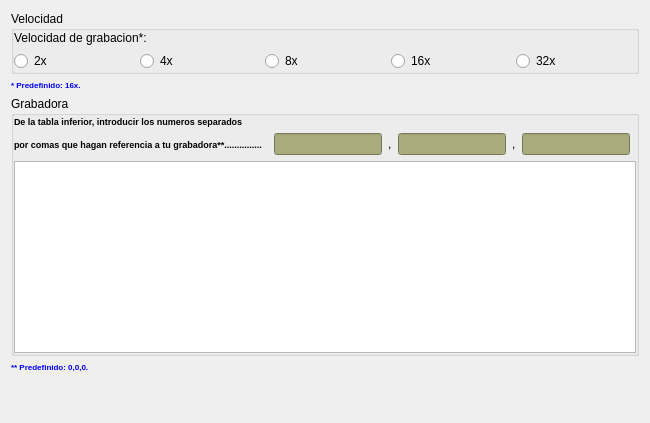
     <widget class="QWidget" name="tab_3">
      <attribute name="icon">
       <iconset resource="recoverdrake.qrc">
        <normaloff>:/Imagenes/dvdvideo.png</normaloff>:/Imagenes/dvdvideo.png</iconset>
      </attribute>
      <attribute name="title">
       <string>Grabacion</string>
      </attribute>
      <layout class="QGridLayout" name="gridLayout_26">
       <item row="0" column="0">
        <layout class="QFormLayout" name="formLayout_4">
         <item row="1" column="0">
          <widget class="QLabel" name="label_9">
           <property name="palette">
            <palette>
             <active>
              <colorrole role="Button">
               <brush brushstyle="SolidPattern">
                <color alpha="255">
                 <red>170</red>
                 <green>170</green>
                 <blue>127</blue>
                </color>
               </brush>
              </colorrole>
              <colorrole role="Text">
               <brush brushstyle="SolidPattern">
                <color alpha="255">
                 <red>0</red>
                 <green>0</green>
                 <blue>255</blue>
                </color>
               </brush>
              </colorrole>
              <colorrole role="Base">
               <brush brushstyle="SolidPattern">
                <color alpha="255">
                 <red>170</red>
                 <green>170</green>
                 <blue>127</blue>
                </color>
               </brush>
              </colorrole>
              <colorrole role="Window">
               <brush brushstyle="SolidPattern">
                <color alpha="255">
                 <red>170</red>
                 <green>170</green>
                 <blue>127</blue>
                </color>
               </brush>
              </colorrole>
             </active>
             <inactive>
              <colorrole role="Button">
               <brush brushstyle="SolidPattern">
                <color alpha="255">
                 <red>170</red>
                 <green>170</green>
                 <blue>127</blue>
                </color>
               </brush>
              </colorrole>
              <colorrole role="Text">
               <brush brushstyle="SolidPattern">
                <color alpha="255">
                 <red>0</red>
                 <green>0</green>
                 <blue>255</blue>
                </color>
               </brush>
              </colorrole>
              <colorrole role="Base">
               <brush brushstyle="SolidPattern">
                <color alpha="255">
                 <red>170</red>
                 <green>170</green>
                 <blue>127</blue>
                </color>
               </brush>
              </colorrole>
              <colorrole role="Window">
               <brush brushstyle="SolidPattern">
                <color alpha="255">
                 <red>170</red>
                 <green>170</green>
                 <blue>127</blue>
                </color>
               </brush>
              </colorrole>
             </inactive>
             <disabled>
              <colorrole role="Button">
               <brush brushstyle="SolidPattern">
                <color alpha="255">
                 <red>170</red>
                 <green>170</green>
                 <blue>127</blue>
                </color>
               </brush>
              </colorrole>
              <colorrole role="Text">
               <brush brushstyle="SolidPattern">
                <color alpha="255">
                 <red>120</red>
                 <green>122</green>
                 <blue>124</blue>
                </color>
               </brush>
              </colorrole>
              <colorrole role="Base">
               <brush brushstyle="SolidPattern">
                <color alpha="255">
                 <red>170</red>
                 <green>170</green>
                 <blue>127</blue>
                </color>
               </brush>
              </colorrole>
              <colorrole role="Window">
               <brush brushstyle="SolidPattern">
                <color alpha="255">
                 <red>170</red>
                 <green>170</green>
                 <blue>127</blue>
                </color>
               </brush>
              </colorrole>
             </disabled>
            </palette>
           </property>
           <property name="font">
            <font>
             <pointsize>6</pointsize>
             <weight>75</weight>
             <bold>true</bold>
            </font>
           </property>
           <property name="text">
            <string>&lt;!DOCTYPE HTML PUBLIC &quot;-//W3C//DTD HTML 4.0//EN&quot; &quot;http://www.w3.org/TR/REC-html40/strict.dtd&quot;&gt;
&lt;html&gt;&lt;head&gt;&lt;meta name=&quot;qrichtext&quot; content=&quot;1&quot; /&gt;&lt;style type=&quot;text/css&quot;&gt;
p, li { white-space: pre-wrap; }
&lt;/style&gt;&lt;/head&gt;&lt;body style=&quot; font-family:'Sans Serif'; font-size:6pt; font-weight:600; font-style:normal;&quot;&gt;
&lt;p style=&quot; margin-top:0px; margin-bottom:0px; margin-left:0px; margin-right:0px; -qt-block-indent:0; text-indent:0px;&quot;&gt;&lt;span style=&quot; color:#0000ff;&quot;&gt;* Predefinido: 16x.&lt;/span&gt;&lt;/p&gt;&lt;/body&gt;&lt;/html&gt;</string>
           </property>
          </widget>
         </item>
         <item row="0" column="0" colspan="2">
          <widget class="QGroupBox" name="groupBox_6">
           <property name="title">
            <string>Velocidad</string>
           </property>
           <layout class="QGridLayout" name="gridLayout_27">
            <property name="leftMargin">
             <number>0</number>
            </property>
            <property name="topMargin">
             <number>0</number>
            </property>
            <property name="rightMargin">
             <number>0</number>
            </property>
            <property name="bottomMargin">
             <number>0</number>
            </property>
            <item row="0" column="0" colspan="2">
             <widget class="QLabel" name="label_7">
              <property name="text">
               <string>Velocidad de grabacion*:</string>
              </property>
             </widget>
            </item>
            <item row="1" column="0">
             <widget class="QRadioButton" name="radioButton_36">
              <property name="text">
               <string>2x</string>
              </property>
             </widget>
            </item>
            <item row="1" column="1">
             <widget class="QRadioButton" name="radioButton_37">
              <property name="text">
               <string>4x</string>
              </property>
             </widget>
            </item>
            <item row="1" column="2">
             <widget class="QRadioButton" name="radioButton_38">
              <property name="text">
               <string>8x</string>
              </property>
             </widget>
            </item>
            <item row="1" column="3">
             <widget class="QRadioButton" name="radioButton_39">
              <property name="text">
               <string>16x</string>
              </property>
             </widget>
            </item>
            <item row="1" column="4">
             <widget class="QRadioButton" name="radioButton_40">
              <property name="text">
               <string>32x</string>
              </property>
             </widget>
            </item>
           </layout>
          </widget>
         </item>
        </layout>
       </item>
       <item row="1" column="0">
        <layout class="QFormLayout" name="formLayout_5">
         <item row="1" column="0">
          <widget class="QLabel" name="label_11">
           <property name="palette">
            <palette>
             <active>
              <colorrole role="Button">
               <brush brushstyle="SolidPattern">
                <color alpha="255">
                 <red>170</red>
                 <green>170</green>
                 <blue>127</blue>
                </color>
               </brush>
              </colorrole>
              <colorrole role="Text">
               <brush brushstyle="SolidPattern">
                <color alpha="255">
                 <red>0</red>
                 <green>0</green>
                 <blue>255</blue>
                </color>
               </brush>
              </colorrole>
              <colorrole role="Base">
               <brush brushstyle="SolidPattern">
                <color alpha="255">
                 <red>170</red>
                 <green>170</green>
                 <blue>127</blue>
                </color>
               </brush>
              </colorrole>
              <colorrole role="Window">
               <brush brushstyle="SolidPattern">
                <color alpha="255">
                 <red>170</red>
                 <green>170</green>
                 <blue>127</blue>
                </color>
               </brush>
              </colorrole>
             </active>
             <inactive>
              <colorrole role="Button">
               <brush brushstyle="SolidPattern">
                <color alpha="255">
                 <red>170</red>
                 <green>170</green>
                 <blue>127</blue>
                </color>
               </brush>
              </colorrole>
              <colorrole role="Text">
               <brush brushstyle="SolidPattern">
                <color alpha="255">
                 <red>0</red>
                 <green>0</green>
                 <blue>255</blue>
                </color>
               </brush>
              </colorrole>
              <colorrole role="Base">
               <brush brushstyle="SolidPattern">
                <color alpha="255">
                 <red>170</red>
                 <green>170</green>
                 <blue>127</blue>
                </color>
               </brush>
              </colorrole>
              <colorrole role="Window">
               <brush brushstyle="SolidPattern">
                <color alpha="255">
                 <red>170</red>
                 <green>170</green>
                 <blue>127</blue>
                </color>
               </brush>
              </colorrole>
             </inactive>
             <disabled>
              <colorrole role="Button">
               <brush brushstyle="SolidPattern">
                <color alpha="255">
                 <red>170</red>
                 <green>170</green>
                 <blue>127</blue>
                </color>
               </brush>
              </colorrole>
              <colorrole role="Text">
               <brush brushstyle="SolidPattern">
                <color alpha="255">
                 <red>120</red>
                 <green>122</green>
                 <blue>124</blue>
                </color>
               </brush>
              </colorrole>
              <colorrole role="Base">
               <brush brushstyle="SolidPattern">
                <color alpha="255">
                 <red>170</red>
                 <green>170</green>
                 <blue>127</blue>
                </color>
               </brush>
              </colorrole>
              <colorrole role="Window">
               <brush brushstyle="SolidPattern">
                <color alpha="255">
                 <red>170</red>
                 <green>170</green>
                 <blue>127</blue>
                </color>
               </brush>
              </colorrole>
             </disabled>
            </palette>
           </property>
           <property name="font">
            <font>
             <pointsize>6</pointsize>
             <weight>75</weight>
             <bold>true</bold>
            </font>
           </property>
           <property name="text">
            <string>&lt;!DOCTYPE HTML PUBLIC &quot;-//W3C//DTD HTML 4.0//EN&quot; &quot;http://www.w3.org/TR/REC-html40/strict.dtd&quot;&gt;
&lt;html&gt;&lt;head&gt;&lt;meta name=&quot;qrichtext&quot; content=&quot;1&quot; /&gt;&lt;style type=&quot;text/css&quot;&gt;
p, li { white-space: pre-wrap; }
&lt;/style&gt;&lt;/head&gt;&lt;body style=&quot; font-family:'Sans Serif'; font-size:6pt; font-weight:600; font-style:normal;&quot;&gt;
&lt;p style=&quot; margin-top:0px; margin-bottom:0px; margin-left:0px; margin-right:0px; -qt-block-indent:0; text-indent:0px;&quot;&gt;&lt;span style=&quot; color:#0000ff;&quot;&gt;** Predefinido: 0,0,0.&lt;/span&gt;&lt;/p&gt;&lt;/body&gt;&lt;/html&gt;</string>
           </property>
          </widget>
         </item>
         <item row="0" column="0" colspan="2">
          <widget class="QGroupBox" name="groupBox_7">
           <property name="title">
            <string>Grabadora</string>
           </property>
           <layout class="QGridLayout" name="gridLayout_25">
            <property name="leftMargin">
             <number>0</number>
            </property>
            <property name="topMargin">
             <number>0</number>
            </property>
            <property name="rightMargin">
             <number>0</number>
            </property>
            <property name="bottomMargin">
             <number>0</number>
            </property>
            <item row="3" column="6">
             <widget class="QLineEdit" name="lineEdit_3">
              <property name="palette">
               <palette>
                <active>
                 <colorrole role="Button">
                  <brush brushstyle="SolidPattern">
                   <color alpha="255">
                    <red>170</red>
                    <green>170</green>
                    <blue>127</blue>
                   </color>
                  </brush>
                 </colorrole>
                 <colorrole role="Text">
                  <brush brushstyle="SolidPattern">
                   <color alpha="255">
                    <red>0</red>
                    <green>0</green>
                    <blue>255</blue>
                   </color>
                  </brush>
                 </colorrole>
                 <colorrole role="Base">
                  <brush brushstyle="SolidPattern">
                   <color alpha="255">
                    <red>170</red>
                    <green>170</green>
                    <blue>127</blue>
                   </color>
                  </brush>
                 </colorrole>
                 <colorrole role="Window">
                  <brush brushstyle="SolidPattern">
                   <color alpha="255">
                    <red>170</red>
                    <green>170</green>
                    <blue>127</blue>
                   </color>
                  </brush>
                 </colorrole>
                </active>
                <inactive>
                 <colorrole role="Button">
                  <brush brushstyle="SolidPattern">
                   <color alpha="255">
                    <red>170</red>
                    <green>170</green>
                    <blue>127</blue>
                   </color>
                  </brush>
                 </colorrole>
                 <colorrole role="Text">
                  <brush brushstyle="SolidPattern">
                   <color alpha="255">
                    <red>0</red>
                    <green>0</green>
                    <blue>255</blue>
                   </color>
                  </brush>
                 </colorrole>
                 <colorrole role="Base">
                  <brush brushstyle="SolidPattern">
                   <color alpha="255">
                    <red>170</red>
                    <green>170</green>
                    <blue>127</blue>
                   </color>
                  </brush>
                 </colorrole>
                 <colorrole role="Window">
                  <brush brushstyle="SolidPattern">
                   <color alpha="255">
                    <red>170</red>
                    <green>170</green>
                    <blue>127</blue>
                   </color>
                  </brush>
                 </colorrole>
                </inactive>
                <disabled>
                 <colorrole role="Button">
                  <brush brushstyle="SolidPattern">
                   <color alpha="255">
                    <red>170</red>
                    <green>170</green>
                    <blue>127</blue>
                   </color>
                  </brush>
                 </colorrole>
                 <colorrole role="Text">
                  <brush brushstyle="SolidPattern">
                   <color alpha="255">
                    <red>120</red>
                    <green>122</green>
                    <blue>124</blue>
                   </color>
                  </brush>
                 </colorrole>
                 <colorrole role="Base">
                  <brush brushstyle="SolidPattern">
                   <color alpha="255">
                    <red>170</red>
                    <green>170</green>
                    <blue>127</blue>
                   </color>
                  </brush>
                 </colorrole>
                 <colorrole role="Window">
                  <brush brushstyle="SolidPattern">
                   <color alpha="255">
                    <red>170</red>
                    <green>170</green>
                    <blue>127</blue>
                   </color>
                  </brush>
                 </colorrole>
                </disabled>
               </palette>
              </property>
             </widget>
            </item>
            <item row="4" column="0" colspan="8">
             <widget class="QTextEdit" name="textEdit">
              <property name="styleSheet">
               <string notr="true">font: 6pt &quot;Sans Serif&quot;;
font: bold;</string>
              </property>
             </widget>
            </item>
            <item row="3" column="3">
             <widget class="QLabel" name="label_12">
              <property name="text">
               <string>,</string>
              </property>
             </widget>
            </item>
            <item row="3" column="2">
             <widget class="QLineEdit" name="lineEdit">
              <property name="palette">
               <palette>
                <active>
                 <colorrole role="Button">
                  <brush brushstyle="SolidPattern">
                   <color alpha="255">
                    <red>170</red>
                    <green>170</green>
                    <blue>127</blue>
                   </color>
                  </brush>
                 </colorrole>
                 <colorrole role="Text">
                  <brush brushstyle="SolidPattern">
                   <color alpha="255">
                    <red>0</red>
                    <green>0</green>
                    <blue>255</blue>
                   </color>
                  </brush>
                 </colorrole>
                 <colorrole role="Base">
                  <brush brushstyle="SolidPattern">
                   <color alpha="255">
                    <red>170</red>
                    <green>170</green>
                    <blue>127</blue>
                   </color>
                  </brush>
                 </colorrole>
                 <colorrole role="Window">
                  <brush brushstyle="SolidPattern">
                   <color alpha="255">
                    <red>170</red>
                    <green>170</green>
                    <blue>127</blue>
                   </color>
                  </brush>
                 </colorrole>
                </active>
                <inactive>
                 <colorrole role="Button">
                  <brush brushstyle="SolidPattern">
                   <color alpha="255">
                    <red>170</red>
                    <green>170</green>
                    <blue>127</blue>
                   </color>
                  </brush>
                 </colorrole>
                 <colorrole role="Text">
                  <brush brushstyle="SolidPattern">
                   <color alpha="255">
                    <red>0</red>
                    <green>0</green>
                    <blue>255</blue>
                   </color>
                  </brush>
                 </colorrole>
                 <colorrole role="Base">
                  <brush brushstyle="SolidPattern">
                   <color alpha="255">
                    <red>170</red>
                    <green>170</green>
                    <blue>127</blue>
                   </color>
                  </brush>
                 </colorrole>
                 <colorrole role="Window">
                  <brush brushstyle="SolidPattern">
                   <color alpha="255">
                    <red>170</red>
                    <green>170</green>
                    <blue>127</blue>
                   </color>
                  </brush>
                 </colorrole>
                </inactive>
                <disabled>
                 <colorrole role="Button">
                  <brush brushstyle="SolidPattern">
                   <color alpha="255">
                    <red>170</red>
                    <green>170</green>
                    <blue>127</blue>
                   </color>
                  </brush>
                 </colorrole>
                 <colorrole role="Text">
                  <brush brushstyle="SolidPattern">
                   <color alpha="255">
                    <red>120</red>
                    <green>122</green>
                    <blue>124</blue>
                   </color>
                  </brush>
                 </colorrole>
                 <colorrole role="Base">
                  <brush brushstyle="SolidPattern">
                   <color alpha="255">
                    <red>170</red>
                    <green>170</green>
                    <blue>127</blue>
                   </color>
                  </brush>
                 </colorrole>
                 <colorrole role="Window">
                  <brush brushstyle="SolidPattern">
                   <color alpha="255">
                    <red>170</red>
                    <green>170</green>
                    <blue>127</blue>
                   </color>
                  </brush>
                 </colorrole>
                </disabled>
               </palette>
              </property>
             </widget>
            </item>
            <item row="0" column="0">
             <widget class="QLabel" name="label_8">
              <property name="font">
               <font>
                <pointsize>7</pointsize>
                <weight>75</weight>
                <bold>true</bold>
               </font>
              </property>
              <property name="text">
               <string>De la tabla inferior, introducir los numeros separados</string>
              </property>
             </widget>
            </item>
            <item row="3" column="4">
             <widget class="QLineEdit" name="lineEdit_2">
              <property name="palette">
               <palette>
                <active>
                 <colorrole role="Button">
                  <brush brushstyle="SolidPattern">
                   <color alpha="255">
                    <red>170</red>
                    <green>170</green>
                    <blue>127</blue>
                   </color>
                  </brush>
                 </colorrole>
                 <colorrole role="Text">
                  <brush brushstyle="SolidPattern">
                   <color alpha="255">
                    <red>0</red>
                    <green>0</green>
                    <blue>255</blue>
                   </color>
                  </brush>
                 </colorrole>
                 <colorrole role="Base">
                  <brush brushstyle="SolidPattern">
                   <color alpha="255">
                    <red>170</red>
                    <green>170</green>
                    <blue>127</blue>
                   </color>
                  </brush>
                 </colorrole>
                 <colorrole role="Window">
                  <brush brushstyle="SolidPattern">
                   <color alpha="255">
                    <red>170</red>
                    <green>170</green>
                    <blue>127</blue>
                   </color>
                  </brush>
                 </colorrole>
                </active>
                <inactive>
                 <colorrole role="Button">
                  <brush brushstyle="SolidPattern">
                   <color alpha="255">
                    <red>170</red>
                    <green>170</green>
                    <blue>127</blue>
                   </color>
                  </brush>
                 </colorrole>
                 <colorrole role="Text">
                  <brush brushstyle="SolidPattern">
                   <color alpha="255">
                    <red>0</red>
                    <green>0</green>
                    <blue>255</blue>
                   </color>
                  </brush>
                 </colorrole>
                 <colorrole role="Base">
                  <brush brushstyle="SolidPattern">
                   <color alpha="255">
                    <red>170</red>
                    <green>170</green>
                    <blue>127</blue>
                   </color>
                  </brush>
                 </colorrole>
                 <colorrole role="Window">
                  <brush brushstyle="SolidPattern">
                   <color alpha="255">
                    <red>170</red>
                    <green>170</green>
                    <blue>127</blue>
                   </color>
                  </brush>
                 </colorrole>
                </inactive>
                <disabled>
                 <colorrole role="Button">
                  <brush brushstyle="SolidPattern">
                   <color alpha="255">
                    <red>170</red>
                    <green>170</green>
                    <blue>127</blue>
                   </color>
                  </brush>
                 </colorrole>
                 <colorrole role="Text">
                  <brush brushstyle="SolidPattern">
                   <color alpha="255">
                    <red>120</red>
                    <green>122</green>
                    <blue>124</blue>
                   </color>
                  </brush>
                 </colorrole>
                 <colorrole role="Base">
                  <brush brushstyle="SolidPattern">
                   <color alpha="255">
                    <red>170</red>
                    <green>170</green>
                    <blue>127</blue>
                   </color>
                  </brush>
                 </colorrole>
                 <colorrole role="Window">
                  <brush brushstyle="SolidPattern">
                   <color alpha="255">
                    <red>170</red>
                    <green>170</green>
                    <blue>127</blue>
                   </color>
                  </brush>
                 </colorrole>
                </disabled>
               </palette>
              </property>
             </widget>
            </item>
            <item row="3" column="5">
             <widget class="QLabel" name="label_13">
              <property name="text">
               <string>,</string>
              </property>
             </widget>
            </item>
            <item row="3" column="0">
             <widget class="QLabel" name="label_10">
              <property name="font">
               <font>
                <pointsize>7</pointsize>
                <weight>75</weight>
                <bold>true</bold>
               </font>
              </property>
              <property name="text">
               <string>por comas que hagan referencia a tu grabadora**...............</string>
              </property>
             </widget>
            </item>
           </layout>
          </widget>
         </item>
        </layout>
       </item>
       <item row="2" column="0">
        <spacer name="verticalSpacer_5">
         <property name="orientation">
          <enum>Qt::Vertical</enum>
         </property>
         <property name="sizeHint" stdset="0">
          <size>
           <width>20</width>
           <height>40</height>
          </size>
         </property>
        </spacer>
       </item>
      </layout>
     </widget>
